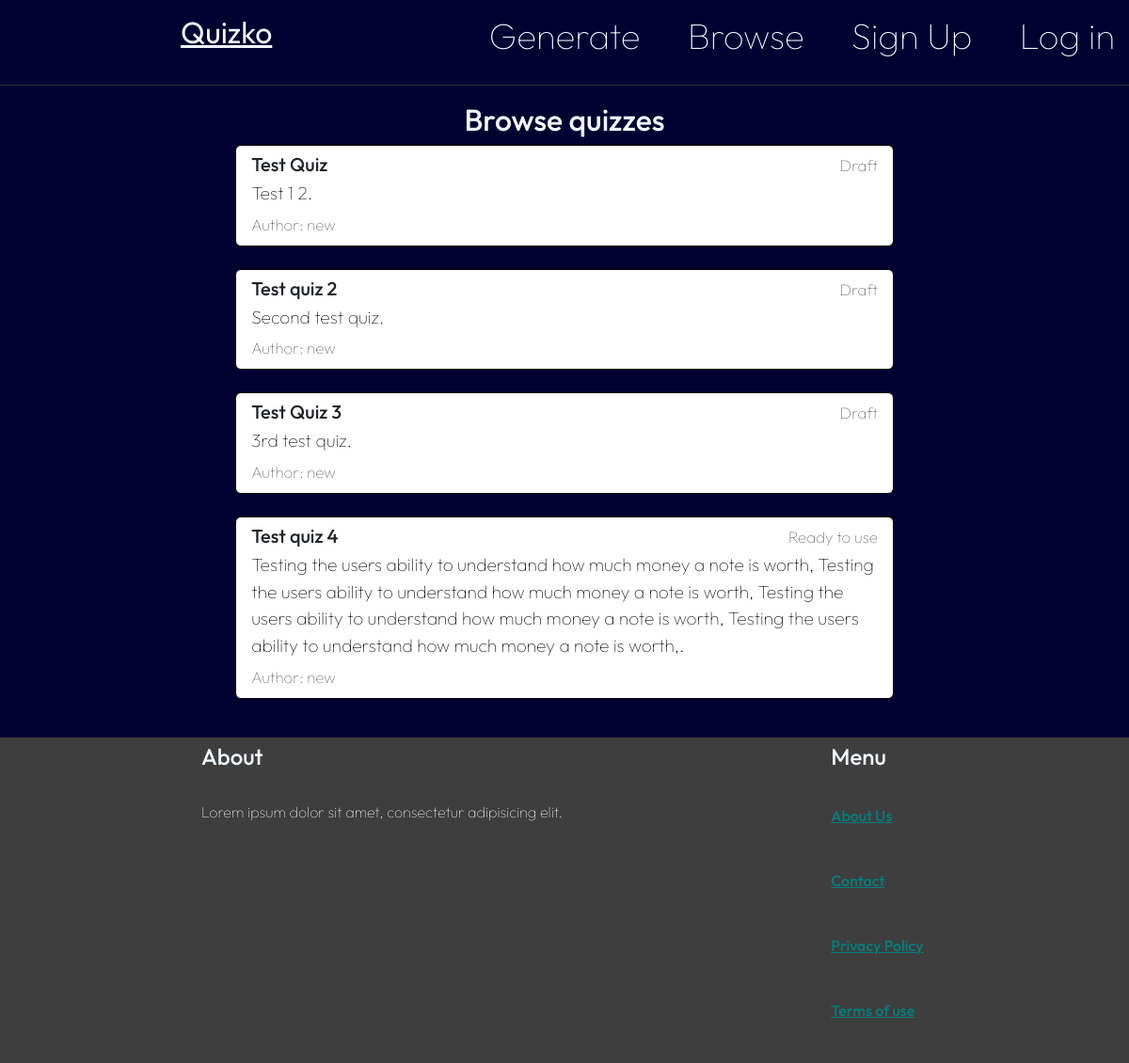
/browse/, run on an earlier commit of the app's database.
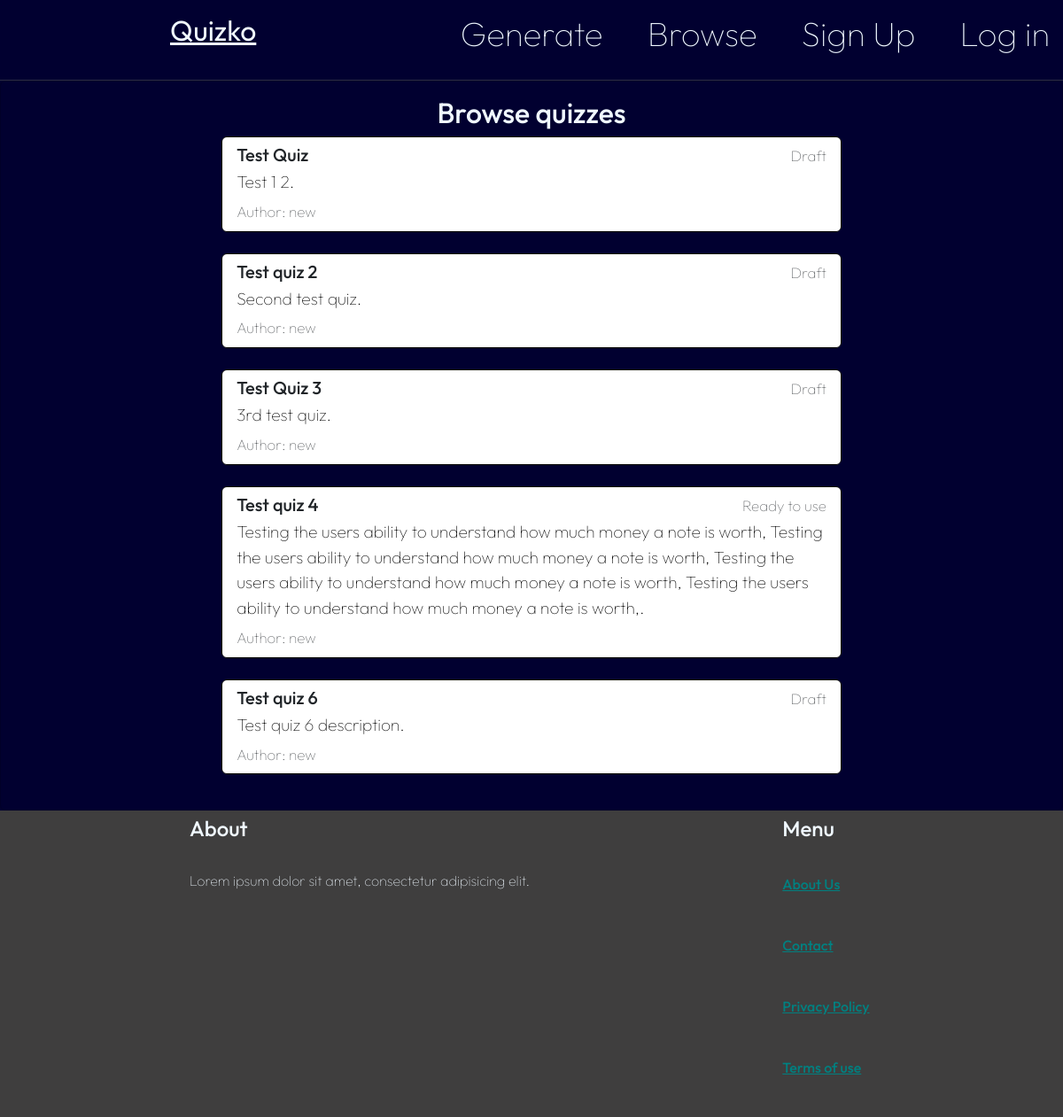
And on a later commit of the database.
### item2/models.py (models this page shows, shortened)
class Quiz(models.Model):
    STATUS_CHOICES = [
        ('ready', 'Ready to use'),
        ('testing', 'Needs testing'),
        ('draft', 'Draft'),
    ]
    title = models.CharField(max_length=255)
    description = models.TextField()
    difficulty = models.CharField(max_length=20)
    time = models.IntegerField(default=0, help_text = "Duration of the quiz in minutes.")
    number_of_questions = models.IntegerField(default=1)
    required_score_to_pass = models.IntegerField(help_text = "required score to pass", default = 0)
    creator = models.ForeignKey(User, on_delete=models.CASCADE)
    created_at = models.DateTimeField(auto_now_add=True)
    status = models.CharField(max_length=20, choices=STATUS_CHOICES, default='draft')
    subject = models.CharField(max_length=100, default='')  # New field for subject
    class Meta:
        verbose_name_plural = 'Quizzes'

### Core/views.py (the view)
# urls.py: path('browse/', QuizListView.as_view(), name='browse'),
class QuizListView(ListView):
    model = Quiz
    template_name ='core/browse.html'

### Core/templates/core/browse.html (shortened to what this page needs)
{% extends 'core/base.html'%}
{% load static %}
{% block content %}
<link rel="stylesheet" href ="{% static 'homestyles1.css'%}">
<link rel="stylesheet" href ="{% static 'browse.css'%}">
<div class="card">
  <div class="card-body" style="align-items: center; justify-content: center;">
    <H2 style="align-items: center; text-align: center; color: aliceblue;">Browse quizzes</H2>
    {% for item in object_list %}
    <div class="list-group" style="padding-right: 20%; padding-left: 20%;">
    <a href="#" class="list-group-item list-group-item-action modal_clickable" data-bs-toggle="modal" data-bs-target="#exampleModal"
    data-pk="{{item.pk}}"
          data-quiz ="{{item.title}}"
          data-questions="{{item.number_of_questions}}"
          data-difficult="{{item.difficulty}}"
          data-time="{{item.time}}"
          data-pass="{{item.required_score_to_pass}}"
          data-bs-toggle="modal"
          data-bs-target="#quizStartModal">
      <div class="d-flex w-100 justify-content-between">
        <h5 class="mb-1">{{ item.title }}</h5>
        <small class="text-body-secondary" style="color:black ;">{{ item.get_status_display }}</small>
      </div>
      <p class="mb-1" style="color:black ;">{{ item.description }}.</p>
      <small class="text-body-secondary" style="color:black ;">Author: {{ item.creator }}</small>
    </a>
    </div>
    <br>
    {% endfor %}
  </div>
</div>
{% endblock %}

### Core/templates/core/base.html (shortened to what this page needs)
<!DOCTYPE html>
<html lang="en">
    <!DOCTYPE html>
    <html lang="en">
    <head>
        {% load static %}
        <link rel="stylesheet" href ="{% static 'base1.css'%}">
        <link href="https://cdn.jsdelivr.net/npm/bootstrap@5.3.3/dist/css/bootstrap.min.css" rel="stylesheet">
</head>
<body>
    <nav>
        <a href="/" class="logo">Quizko</a>
        <ul>
            <li><a href="{%url 'core:generate' %}">Generate</a></li>
            <li><a href="{%url 'browse' %}">Browse</a></li>
            {% if request.user.is_authenticated %}
            <li class="button1"><a href="#">Inbox</a></li>
            <li class="button2"><a href="#">Dashboard</a></li>
            {% else %}
            <li class="button1"><a href="{%url 'core:signup' %}">Sign Up</a></li>
            <li class="button2"><a href="{%url 'core:login' %}">Log in</a></li>
            {%endif%}
        </ul>
    </nav>
    <div>
        {% block content %}
        {% endblock %}
    </div>
    <footer>
         <div class="containerDiv">
                <h4>About</h4>
                <br>
                 <p>Lorem ipsum dolor sit amet, consectetur adipisicing elit. </p>
        </div>
        <div class="footerMenu">
            <h4>Menu</h4>
            <ul class="footerList">
               <p><a href="{%url 'core:aboutus' %}" class="footerA">About Us</a></p>
               <p><a href="{%url 'core:contact' %}" class="footerA">Contact</a></p>
               <p><a href="" class="footerA">Privacy Policy</a></p>
               <p><a href="" class="footerA">Terms of use</a></p>
            </ul>
        </div>
    </footer>
</body>
</html>

### Core/static/base1.css (style rules this page uses)
* { font-family: 'Outfit', sans-serif; }
.footerA { font-size: medium; font-weight: 500; color: teal; }
.footerList { display: flex; flex-direction: column; gap: 5px; padding-left: 0; }
.containerDiv { padding-right: 24%; padding-left: 17.5%; }
ul li a { color: aliceblue; text-decoration: none; padding: 10px 15px; border-radius: 20px; }
nav { display: flex; padding-bottom: 6px; border-left: 6px; border-right: 6px; justify-content: space-between; align-items: flex-start; border-bottom: 1px; border-bottom-color: #5555558a; border-bottom-style: solid ; }
a { color: aliceblue; font-size: larger; }
.logo { color: aliceblue; display: flex; align-items: start; font-size: xx-large; font-weight: bolder; padding-left: 16%; padding-top: 10px; }
ul { padding-top: 10px; font-size: xx-large; display: flex; gap: 20px; }
p { padding-left: 0; }
body { display: flex; flex-direction: column; min-height: 100vh; margin: 0; }
footer { padding: 6px 6px; display: flex; background-color: rgb(63, 62, 62); margin-top: auto; }

### Core/static/homestyles1.css (style rules this page uses)
* { margin: 0; padding: 0; list-style: none; text-decoration: none; transition: 0.3s; }
body { background-color: #010030; font-family: 'Outfit', sans-serif; font-weight: 100; color: aliceblue; margin: 0; padding: 0; }
a { font-size: larger; }

### Core/static/browse.css (style rules this page uses)
.list-group { --bs-list-group-border-color: #000000; --bs-list-group-action-hover-bg: #1665f88f; }
.card { background-color: #010030; }

What changed in the data, as far as the page shows it:
added Quiz: title "Test quiz 6", status "Draft", description "Test quiz 6 description", creator "new"
